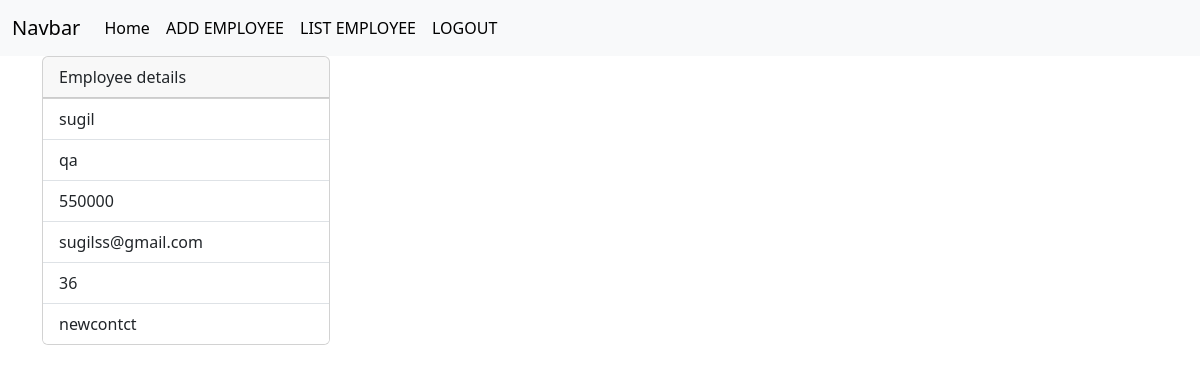
Screenshot of /employees/14/ (signed in) with the database file from the repository.
### crm/models.py (models this page shows, shortened)
class Employees(models.Model):
    name=models.CharField(max_length=100)
    department=models.CharField(max_length=100)
    salary=models.PositiveIntegerField()
    email=models.EmailField(unique=True)
    age=models.PositiveIntegerField()
    contact=models.CharField(max_length=200,null=True)
    profile_pic=models.ImageField(upload_to="images",null=True)
    dob=models.DateField(null=True,blank=True)

### crm/views.py (the view)
# urls.py: path("employees/<int:pk>/",views.EmployeeDetailView.as_view(),name="emp-details"),
@method_decorator(signin_required,name="dispatch")
class EmployeeDetailView(View):
    def get(self,request,*args,**kwargs):
        id=kwargs.get("pk") #{pk:kwargs} id that we give will be stored in kwargs as dictionary
        qs=Employees.objects.get(id=id)
        return render (request,"emp_detail.html",{"data":qs})

### crm/views.py (called while the page is built)
def signin_required(fn):                                             #decorat0rs
    def wrapper(request,*args,**kwargs):
        if not request.user.is_authenticated:
            messages.error(request,"invalid session")
            return redirect("signin")
        else:
            return fn(request,*args,**kwargs)
    return wrapper

### crm/templates/emp_detail.html (shortened to what this page needs)
{%extends 'base.html'%}
{%block body_block%}
<div class="container">
  <div>
    <div class="card" style="width: 18rem;">
      <div class="card-header">
        Employee details
      </div>
      <ul class="list-group list-group-flush">
        <li class="list-group-item">{{data.name}}</li>
        <li class="list-group-item">{{data.department}}</li>
        <li class="list-group-item">{{data.salary}}</li>
        <li class="list-group-item">{{data.email}}</li>
        <li class="list-group-item">{{data.age}}</li>
        <li class="list-group-item">{{data.contact}}</li>
      </ul>
    </div>
  </div>
</div>
{%endblock%}

### rows the page displays
Employees: name "sugil", department "qa", salary "550000", email "sugilss@gmail.com", age "36", contact "newcontct"
